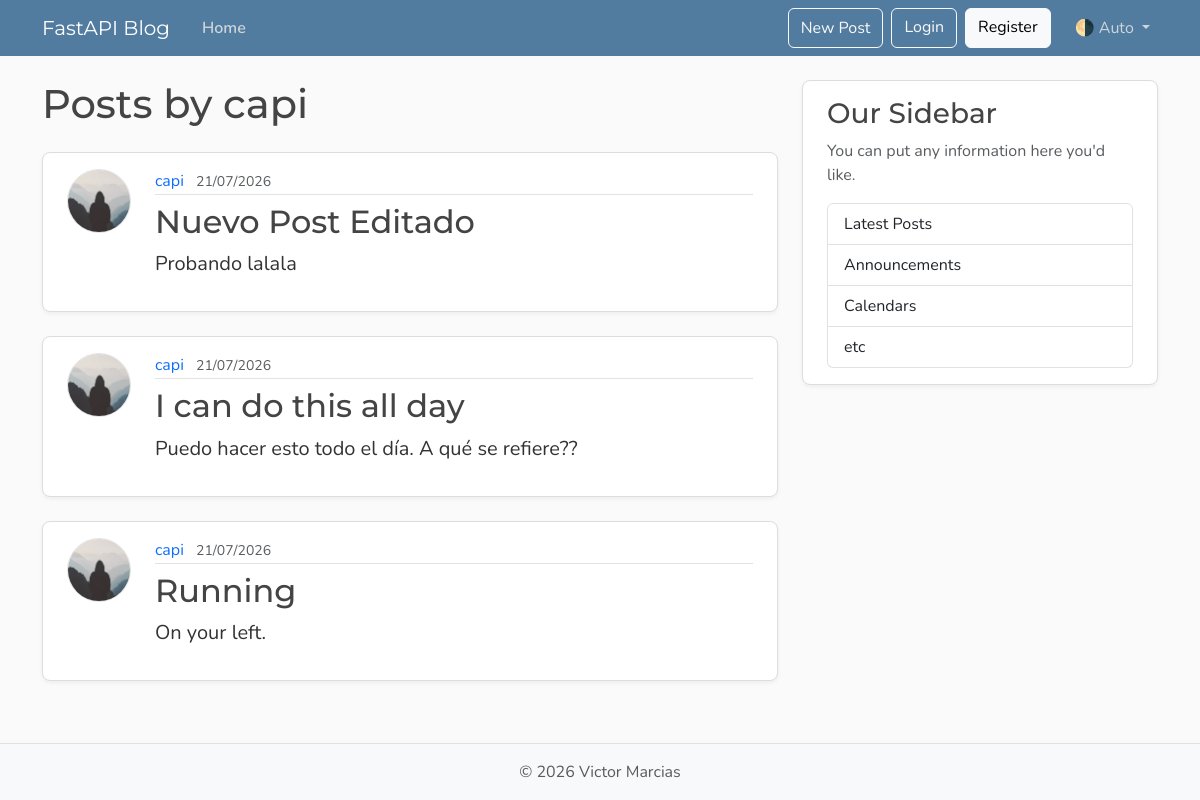
Screenshot of /users/2/posts with the database file from the repository.
### models.py (models this page shows, shortened)
class User(Base):
    __tablename__ = "users"
    id: Mapped[int] = mapped_column(Integer, primary_key=True, index=True)
    username: Mapped[str] = mapped_column(String(50), unique=True, nullable=False)
    email: Mapped[str] = mapped_column(String(120), unique=True, nullable=False)
    image_file: Mapped[str | None] = mapped_column(
        String(200),
        nullable=True,
        default=None,
    )
    posts: Mapped[list[Post]] = relationship(
        back_populates="author",
        cascade="all, delete-orphan"
    )

class Post(Base):
    __tablename__ = "posts"
    id: Mapped[int] = mapped_column(Integer, primary_key=True, index=True)
    title: Mapped[str] = mapped_column(String(100), nullable=False)
    content: Mapped[str] = mapped_column(Text, nullable=False)
    user_id: Mapped[int] = mapped_column(
        ForeignKey("users.id"),
        nullable=False,
        index=True,
    )
    date_posted: Mapped[datetime] = mapped_column(
        DateTime(timezone=True),
        default=lambda: datetime.now(UTC),
    )
    author: Mapped[User] = relationship(back_populates="posts")

### main.py (the view)
@app.get("/users/{user_id}/posts", include_in_schema=False, name="user_posts")
async def user_posts_page(
    request: Request,
    user_id: int,
    db: Annotated[AsyncSession, Depends(get_db)],
):
    result = await db.execute(
        select(models.User)
        .where(models.User.id == user_id)
    )
    user = result.scalars().first()
    if not user:
        raise HTTPException(
            status_code=status.HTTP_404_NOT_FOUND,
            detail="User not found",
        )
    result = await db.execute(
        select(models.Post)
        .options(selectinload(models.Post.author))
        .where(models.Post.user_id == user_id)
        .order_by(models.Post.date_posted.desc())
    )
    posts = result.scalars().all()
    return templates.TemplateResponse(
        request,
        "user_posts.html",
        {"posts": posts, "user": user, "title": f"{user.username}'s Posts"},
    )

### templates/user_posts.html
{% extends "layout.html" %}
{% block content %}
  <h1 class="mb-4">Posts by {{ user.username }}</h1>
  {% for post in posts %}
    <article class="content-section py-3 px-4 mb-4">
      <div class="d-flex align-items-start gap-4">
        <img class="rounded-circle article-img flex-shrink-0"
             src="{{ post.author.image_path }}"
             alt="{{ post.author.username }}'s profile picture"
             width="64"
             height="64"
             loading="lazy">
        <div class="flex-grow-1">
          <div class="article-metadata mb-2">
            <a class="me-2"
               href="{{ url_for('user_posts', user_id=post.author.id) }}">{{ post.author.username }}</a>
            <small class="text-body-secondary">{{ post.date_posted.strftime('%d/%m/%Y') }}</small>
          </div>
          <h2>
            <a class="article-title"
               href="{{ url_for('post_page', post_id=post.id) }}">{{ post.title }}</a>
          </h2>
          <p class="article-content">{{ post.content }}</p>
        </div>
      </div>
    </article>
  {% else %}
    <p class="text-body-secondary">No posts by this user yet.</p>
  {% endfor %}
{% endblock content %}

### static/css/main.css (style rules this page uses)
:root { --font-heading: "Montserrat", system-ui, -apple-system, BlinkMacSystemFont, sans-serif; --font-body: "Nunito", system-ui, -apple-system, BlinkMacSystemFont, sans-serif; --color-bg-body: #fafafa; --color-bg-content: #ffffff; --color-text-primary: #333333; --color-text-heading: #444444; --color-steel: #527c9f; --color-nav-link: #cbd5db; --color-nav-link-hover: #ffffff; --color-link-hover: #428bca; --color-border: #dddddd; --color-border-light: #e3e3e3; --spacing-xl: 5rem; --article-img-size: 4rem; --account-img-size: 7.813rem; }
body { font-family: var(--font-body); background: var(--color-bg-body); color: var(--color-text-primary); }
h1, h2, h3, h4, h5, h6 { font-family: var(--font-heading); color: var(--color-text-heading); }
a { text-decoration: none; }
.content-section { background: var(--color-bg-content); border: 1px solid var(--color-border); border-radius: 0.5rem; box-shadow: 0 2px 4px rgba(15, 23, 42, 0.05); transition: box-shadow 0.15s ease, transform 0.15s ease, border-color 0.15s ease; }
.article-title { color: var(--color-text-heading); transition: color 0.2s ease-in-out; }
.article-content { white-space: pre-line; font-size: 1.25rem; }
.article-img { height: var(--article-img-size); width: var(--article-img-size); flex-shrink: 0; object-fit: cover; border: 1px solid var(--color-border-light); box-shadow: 0 0 0 2px var(--color-bg-content); }
.article-metadata { padding-bottom: 0.063rem; border-bottom: 1px solid var(--color-border-light); }
.article-metadata a { transition: color 0.2s ease-in-out; }

### rows the page displays
User: username "capi"
Post: author.username "capi", date_posted "21/07/2026", title "Nuevo Post Editado", content "Probando lalala"
Post: author.username "capi", date_posted "21/07/2026", title "I can do this all day", content "Puedo hacer esto todo el día. A qué se refiere??"
Post: author.username "capi", date_posted "21/07/2026", title "Running", content "On your left."
